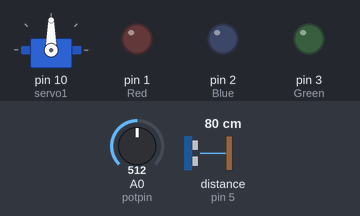
The sketch below on a simulated Arduino Uno, built with avr-gcc and run on an emulated ATmega328P. On the bench: servo, output pins drawn as LEDs (lit = HIGH). Wiring (inferred from the names in the program): ultrasonic range finder: trigger pin 7; echo pin 5. The test bench sets the inputs (shaded band); at power-on: A0 (potpin) = 512, distance to the obstacle (sensor on pin 5) 80 cm. The echo pulse lasts 58.3 µs per cm; pins used as bus, display or sensor lines are not drawn.

Above: at 1.2 s.
1.3 s: A0 (potpin) set to 716
At 1.9 s:
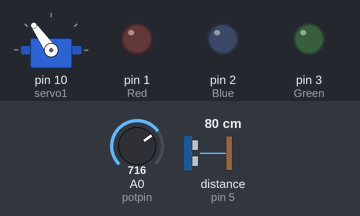
4.3 s: distance to the obstacle (sensor on pin 5) set to 2 cm
At 5.0 s:
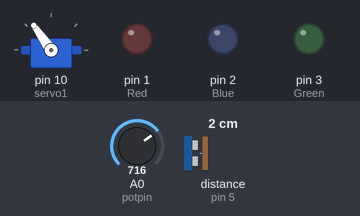
7.3 s: A0 (potpin) set to 900
10.3 s: A0 (potpin) set to 1023
13.3 s: A0 (potpin) set to 511
16.3 s: A0 (potpin) set to 306
Timing chart, 0 to 66.8 s (numbered marks = the images above; inputs shaded):
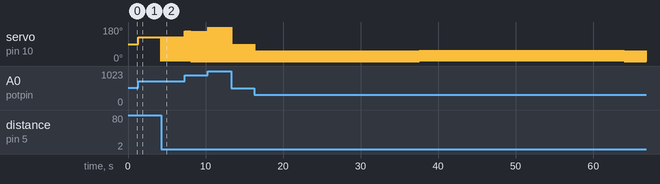

Measured:
- after the input at 1.3 s, servo on pin 10 (servo1): 90° → 125° at once

The sketch:

ardddd.ino
```cpp
#include <Servo.h>
int potpin = 0;
int  Red = 1;
int Blue = 2;
int Green = 3;
int val;
Servo servo1;
int trigPin = 7;
int echoPin = 5;
long distance;
long duration;

void setup()
{
  pinMode(Red, OUTPUT);
  pinMode(Blue, OUTPUT);
  pinMode(Green, OUTPUT);
  servo1.attach(10);
 pinMode(trigPin, OUTPUT);
 pinMode(echoPin, INPUT);

}

void loop()
{
  ultra();
  servo1.write(0);
  val= analogRead(potpin);
  val = map(val, 0, 1023, 0, 180);
  servo1.write(val);
  delay(15);
  if(distance <=10){
    digitalWrite(Red, HIGH);
    delay(2000);
    digitalWrite(Red, LOW);
    delay(1000);
    servo1.write(60);
  }
  else{servo1.write(0);}
  if(distance <=10){
    digitalWrite(Blue,HIGH);
    delay(2000);
    digitalWrite(Blue, LOW);
    delay(1000);
    servo1.write(120);
  }
  else{servo1.write(0);}
  if(distance <=10){
    digitalWrite(Green,HIGH);
    delay(2000);
    digitalWrite(Green, LOW);
    delay(1000);
    servo1.write(180);
  }
  else{servo1.write(0);}

}
void ultra(){
  digitalWrite(trigPin, LOW);
  delayMicroseconds(2);
  digitalWrite(trigPin, HIGH);
  delayMicroseconds(10);
  digitalWrite(trigPin, LOW);
  duration = pulseIn(echoPin, HIGH);
  distance= duration*0.343/2;
 }
```
